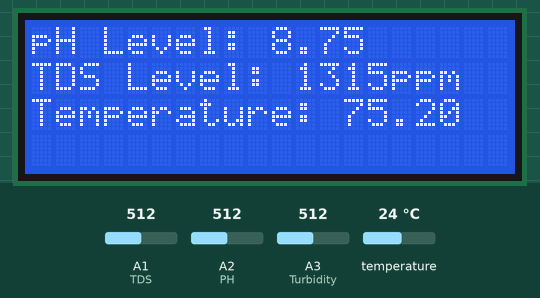
The sketch below on a simulated Arduino Uno, built with avr-gcc and run on an emulated ATmega328P. Parts: 20×4 character LCD. The test bench sets the inputs (shaded band); at power-on: A1 (TDS) = 512, temperature 24 °C, A2 (PH) = 512, A3 (Turbidity) = 512. What the sketch prints to the serial monitor is not drawn.

Above: at 1.2 s.
1.3 s: A1 (TDS) set to 453
At 7.4 s:
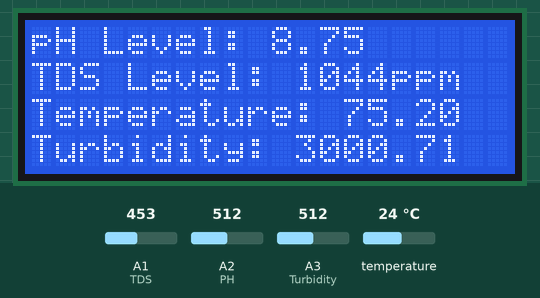
7.7 s: A1 (TDS) set to 434
At 12.3 s:
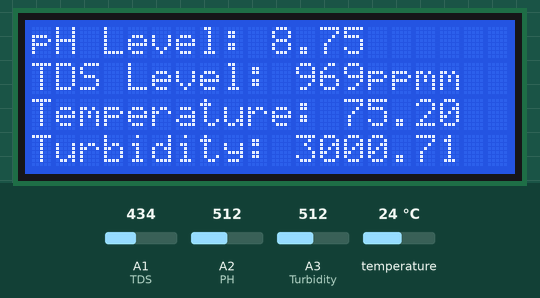
14.1 s: A1 (TDS) set to 55
At 17.0 s:
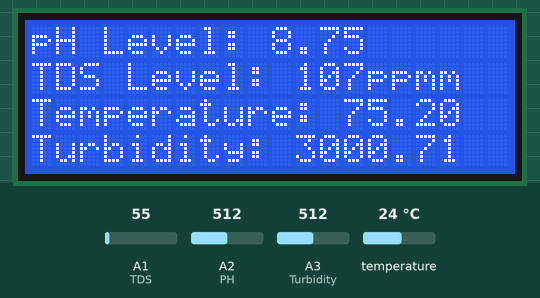
20.5 s: A1 (TDS) set to 46
At 23.0 s:
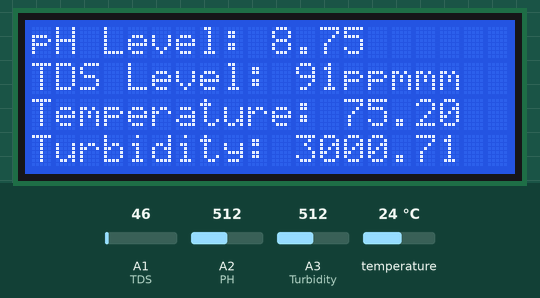
26.9 s: temperature set to 12 °C
At 33.1 s:
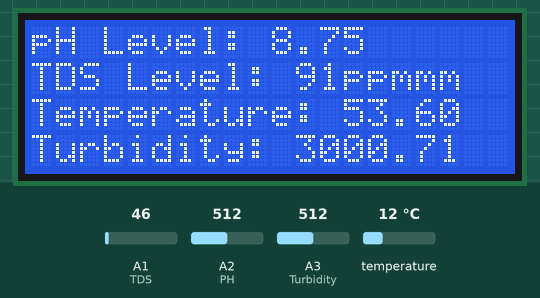
33.4 s: A2 (PH) set to 716
At 38.0 s:
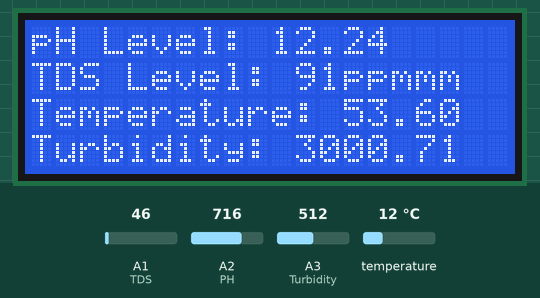
Timing chart, 0 to 39.5 s (numbered marks = the images above; inputs shaded):
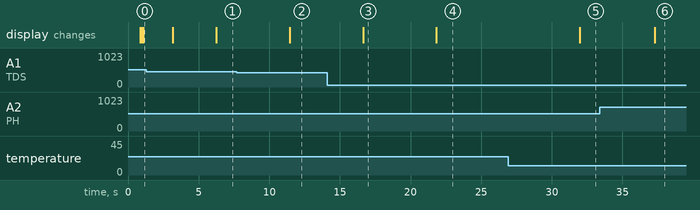

Measured:
- the behaviour switches between 442 and 441 on A1 (TDS) (found by bisection; images 1 and 2)
- the behaviour switches between 51 and 50 on A1 (TDS) (found by bisection; images 3 and 4)
- after the input at 1.3 s, the display: first differs from a run without the input after 5.0 s (image 1)
- after the input at 7.7 s, the display: changes after 3.8 s (image 2)
- after the input at 14.1 s, the display: changes after 2.5 s (image 3)
- after the input at 20.5 s, the display: changes after 1.3 s (image 4)
- after the input at 26.9 s, the display: changes after 5.1 s (image 5)
- after the input at 33.4 s, the display: changes after 3.9 s (image 6)

The sketch:

WaterQualityMonitoringSystem.ino
```cpp
#include <EEPROM.h>
#include "GravityTDS.h"
#include <DallasTemperature.h>
#include <OneWire.h>
#include<LiquidCrystal.h>
#define Offset 0.00            //deviation compensate for pH
#define PH A2
#define ONE_WIRE_BUS A0
#define TDS A1
unsigned long int avgValue;    //Store the average value of pH sensor feedback
const int RS = 7, E = 6, D4 = 10, D5 = 11, D6 = 8, D7 = 9;
int Turbidity = A3;
GravityTDS gravityTds;
LiquidCrystal lcd(RS, E, D4, D5, D6, D7);
OneWire oneWire(ONE_WIRE_BUS);
DallasTemperature sensors(&oneWire);
float Celcius=0;
float Fahrenheit=0;
float temperature = 25;
float tdsValue=0;
float voltage;
float turbidity;

void setup()
{
  Serial.begin(9600);
  Serial.println("Temperature (In Fahrenheit)       pH       TDS (In PPM)       Turbidity (In NTU)");
  Serial.println("");
  sensors.begin();
  gravityTds.setPin(TDS);
  gravityTds.setAref(5.0); //reference voltage on ADC, default 5.0V on Arduino UNO
  gravityTds.setAdcRange(1024); //1024 for 10bit ADC;4096 for 12bit ADC
  gravityTds.begin(); //initialization

  lcd.begin(20, 4);           //Sets up the LCD's number of columns and rows
  lcd.clear();                //Clears any existing data on LCD

  pinMode(ONE_WIRE_BUS, INPUT);       //Temperature sensor data pin
  pinMode(TDS, INPUT);        //TDS sensor data pin
  pinMode(PH, INPUT);         //pH sensor data pin
}
void loop()
{
  sensors.requestTemperatures();
  Celcius=sensors.getTempCByIndex(0);
  Fahrenheit=sensors.toFahrenheit(Celcius);
  lcd.setCursor(0,2);         //Sets cursor to point (0,4)
  lcd.print("Temperature: "); // Prints Temperature to LCD
  lcd.print(Fahrenheit);//Prints value of Temperature sensor to LCD
  delay(100);

  float phValue=(float)analogRead(PH)*5.0/1024; //convert the analog into millivolt
  phValue=3.5*phValue+Offset;                   //convert the millivolt into pH value
  lcd.setCursor(0,0);                           //Sets cursor to point (0,0)
  lcd.print("pH Level: ");                      //Prints pH Level: to LCD
  lcd.print(phValue);                           //Prints value of pH sensor to LCD
  delay(100);

  gravityTds.update(); //calculation done here from gravity library
  tdsValue = gravityTds.getTdsValue(); // then get the TDS value
  lcd.setCursor(0,1);         //Sets cursor to point (0,2)
  lcd.print("TDS Level: ");   //Prints TDS Level: to LCD
  lcd.print(tdsValue,0); //Prints value of TDS sensor to LCD
  lcd.print("ppm");
  delay(100);

 /* volt = 0;
  for(int i=0; i<800; i++)
  {
      volt += ((float)analogRead(Turbidity)/1023)*5;
  }
  volt = volt/800;
  volt = round_to_dp(volt,2);
  //if(volt < 2.5){
     //ntu = 3000;
  //}else{
    ntu = -1120.4*square(volt)+5742.3*volt-4353.8;
 */

 voltage=0.004888*analogRead(Turbidity);  //in V
  turbidity=-1120.4*voltage*voltage+5742.3*voltage-4352.9;  //in NTU
  if((voltage>=2.5)&(turbidity>=0))
  {
    //Serial.println("Voltage="+String(voltage)+" V Turbidity="+String(turbidity)+" NTU");
    delay(2000);
  }
  lcd.setCursor(0,3);
  lcd.print("Turbidity: ");
  lcd.print(turbidity);
  delay(100);

  Serial.print(Fahrenheit);
  Serial.print("                            ");
  Serial.print(phValue);
  Serial.print("           ");
  Serial.print(tdsValue, 0);
  Serial.print("                 ");
  Serial.println(turbidity);
  delay(2000);
}

float round_to_dp( float in_value, int decimal_place )
{
  float multiplier = powf( 10.0f, decimal_place );
  in_value = roundf( in_value * multiplier ) / multiplier;
  return in_value;
}
```
